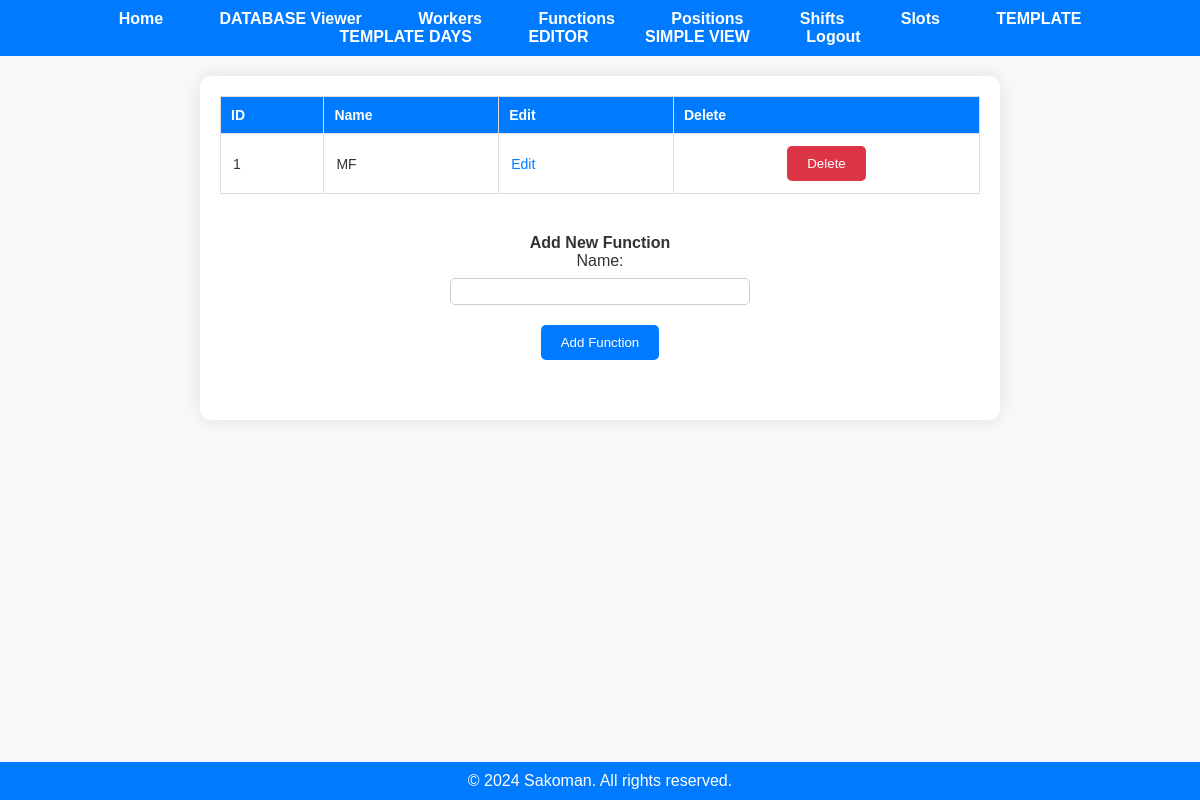
The app's page /functions (signed in), older data.
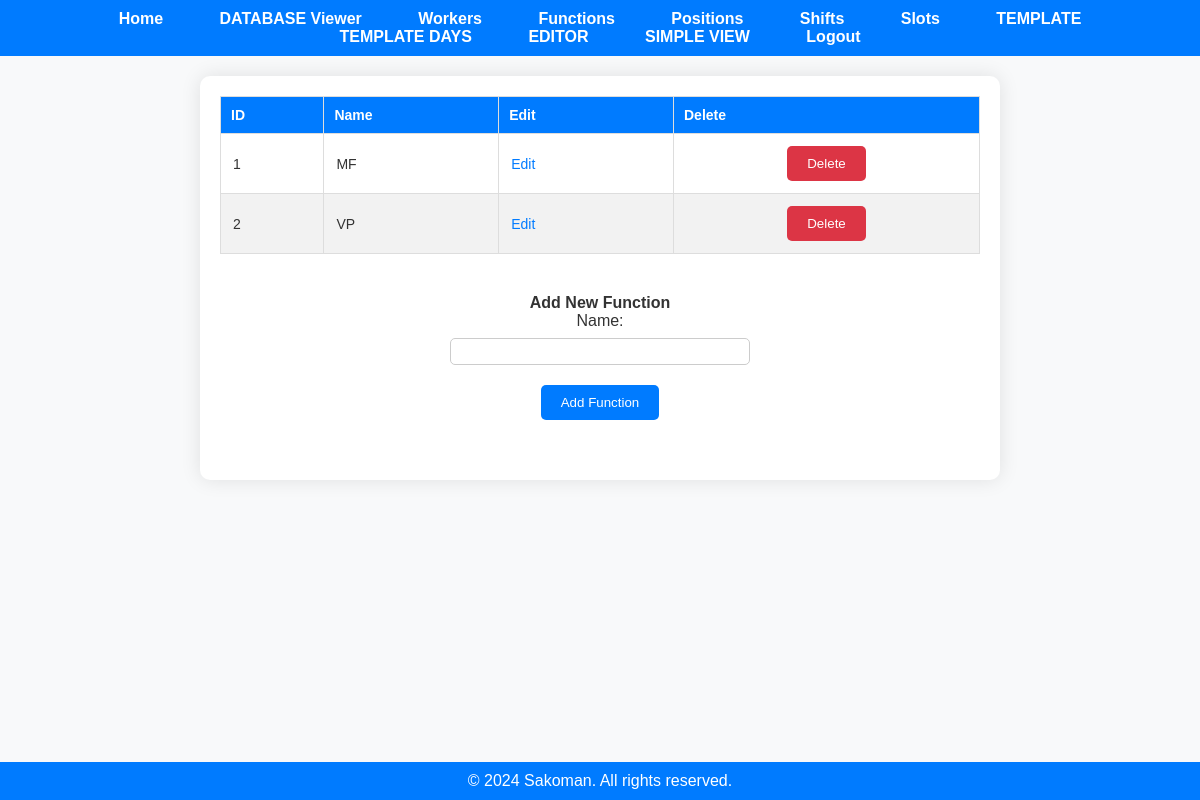
The same page, newer data.
### app.py (models this page shows)
class Function(db.Model):
    function_id = db.Column(db.Integer, primary_key=True)
    user_id = db.Column(db.Integer, nullable=False)
    name = db.Column(db.String(50), nullable=False)
    workers = db.relationship('Worker', back_populates='function')

### app.py (the view)
@app.route('/functions')
@employer_required
def display_functions():
    if 'user_id' not in session:
        flash('You must be logged in to view this page.', 'error')
        return redirect(url_for('login'))
    user_id = session['user_id']
    functions = fetch_all(user_id, 'Function')
    return render_template('functions.html', functions=functions)

### app.py (called while the page is built)
@login_manager.user_loader
def load_user(user_id):
    return User.query.get(int(user_id))

def employer_required(func):
    @wraps(func)
    def decorated_function(*args, **kwargs):
        if not current_user.is_authenticated:
            flash('You must be logged in to view this page.', 'error')
            return redirect(url_for('login'))
        if current_user.role != 'employer':
            flash('You do not have permission to view this page.', 'error')
            return redirect('/')
        return func(*args, **kwargs)
    return decorated_function

def fetch_all(user_id, table_name):
    if table_name not in ['Worker', 'Function', 'Position', 'Shift', 'Slot', 'Year_Days', 'Schedule']:
        return None
    table_class = globals()[table_name]
    items = table_class.query.filter_by(user_id=user_id).all()
    return items

### templates/functions.html (shortened to what this page needs)
<!DOCTYPE html>
<html lang="en">
<head>
    <link rel="stylesheet" href="{{ url_for('static', filename='styles.css') }}">
</head>
<body>
    {% include 'navbar.html' %}
    <div class="container">
        <div class="existing-items-section">
            {% if functions %}
                <table class="data-table">
                    <thead>
                        <tr>
                            <th>ID</th>
                            <th>Name</th>
                            <th>Edit</th>
                            <th>Delete</th>
                        </tr>
                    </thead>
                    <tbody>
                        {% for function in functions %}
                            <tr>
                                <td>{{ function.function_id }}</td>
                                <td>{{ function.name }}</td>
                                <td>
                                    <a href="/edit/Function/{{ function.function_id }}" class="action-link">Edit</a>
                                </td>
                                <td>
                                    <form action="/delete/Function/{{ function.function_id }}" method="post">
                                        <button type="submit" class="delete-button">Delete</button>
                                    </form>
                                </td>
                            </tr>
                        {% endfor %}
                    </tbody>
                </table>
            {% else %}
                <p>No functions available.</p>
            {% endif %}
        </div>
        <div class="add-item-section">
            <h2>Add New Function</h2>
            <form action="/add/Function" method="post" class="add-form">
                <label for="name">Name:</label>
                <input type="text" id="name" name="name">
                <button type="submit" class="add-button">Add Function</button>
            </form>
        </div>
    </div>
    <div class="footer">
        &copy; 2024 Sakoman. All rights reserved.
    </div>
</body>
</html>

Row changes from the older to the newer data that the page shows:
added Function: function_id "2", name "VP"
